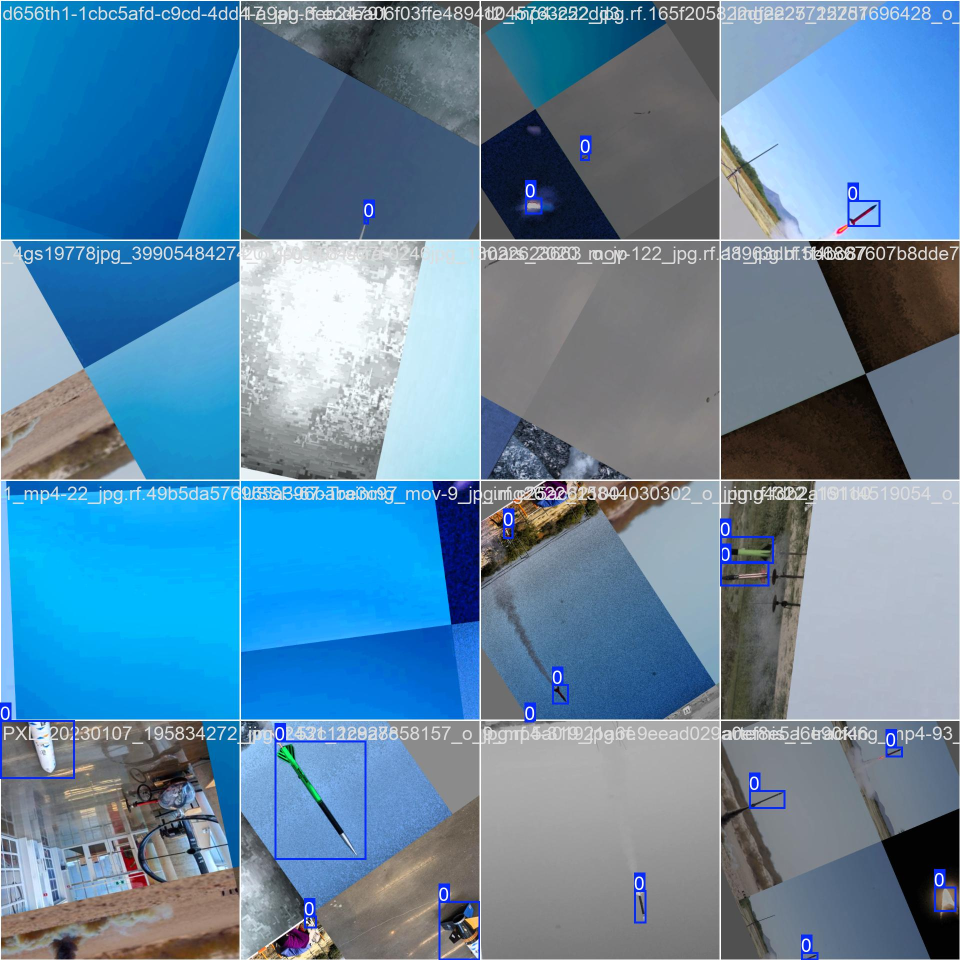
#> input picture src/cv/test_files/yolov12_kfold/exp_fold1/train_batch0.jpg, 1920 x 1920 px (shown at 1/2 size)
$ python -i froggy.py   (imports and definitions only)
#> lines starting #> are read from the running program, lines starting #| are printed output that depends on the picture
import os
from pathlib import Path
import cv2
import numpy as np
from time import time

IN_DIR  = Path(r"C:\Personal-Project\vision-guided-tracker\src\cv\data\alot_of_things")
OUT_DIR = Path(r"C:\Personal-Project\vision-guided-tracker\src\cv\runs\motion")
STABILIZE = False  # set True for moving camera compensation

def ensure_parent(p: Path):
    p.parent.mkdir(parents=True, exist_ok=True)

def stabilize(prev, curr):
    prev_g = cv2.cvtColor(prev, cv2.COLOR_BGR2GRAY)
    curr_g = cv2.cvtColor(curr, cv2.COLOR_BGR2GRAY)
    p0 = cv2.goodFeaturesToTrack(prev_g, 500, 0.01, 8)
    if p0 is None:
        return curr
    p1, st, _ = cv2.calcOpticalFlowPyrLK(prev_g, curr_g, p0, None)
    if p1 is None or st is None:
        return curr
    good_prev, good_curr = p0[st==1], p1[st==1]
    if len(good_prev) < 10:
        return curr
    M, _ = cv2.estimateAffine2D(good_curr, good_prev, method=cv2.RANSAC, ransacReprojThreshold=3)
    return cv2.warpAffine(curr, M, (curr.shape[1], curr.shape[0])) if M is not None else curr

def process_video(src: Path, dst: Path, stabilize_flag: bool = False):
    print(f"[START] {src}")
    cap = cv2.VideoCapture(str(src))
    if not cap.isOpened():
        print(f"[SKIP] Cannot open: {src}")
        return

    w = int(cap.get(cv2.CAP_PROP_FRAME_WIDTH))
    h = int(cap.get(cv2.CAP_PROP_FRAME_HEIGHT))
    fps = cap.get(cv2.CAP_PROP_FPS) or 30
    fourcc = cv2.VideoWriter_fourcc(*"mp4v")
    ensure_parent(dst)
    out = cv2.VideoWriter(str(dst), fourcc, fps, (w, h))

    fgbg = cv2.createBackgroundSubtractorMOG2(history=500, varThreshold=16, detectShadows=True)

    prev = None
    n_frames, t0 = 0, time()
    while True:
        ok, frame = cap.read()
        if not ok:
            break

        if stabilize_flag:
            if prev is None:
                prev = frame.copy()
            frame_stab = stabilize(prev, frame)
            prev = frame_stab
            feed = frame_stab
        else:
            feed = frame

        fg = fgbg.apply(feed)                         # moving=255, shadows ~127
        _, fg = cv2.threshold(fg, 200, 255, cv2.THRESH_BINARY)  # remove shadows
        fg = cv2.morphologyEx(fg, cv2.MORPH_OPEN, np.ones((3,3), np.uint8))
        fg = cv2.morphologyEx(fg, cv2.MORPH_DILATE, np.ones((3,3), np.uint8), iterations=1)

        overlay = frame.copy()
        overlay[fg > 0] = (0, 255, 0)                 # highlight moving pixels
        out.write(overlay)

        n_frames += 1
        if n_frames % 300 == 0:
            elapsed = time() - t0
            print(f"  processed {n_frames} frames ({n_frames/elapsed:.1f} FPS)")

    cap.release(); out.release()
    dur = time() - t0
    print(f"[DONE]  {src.name} → {dst} | frames={n_frames}, avgFPS={n_frames/max(dur,1e-6):.1f}")

def main():
    # mirror structure under OUT_DIR
    mp4s = []
    for root, _, files in os.walk(IN_DIR):
        for f in files:
            if f.lower().endswith(".mp4"):
                src = Path(root) / f
                rel = src.relative_to(IN_DIR)
                dst = OUT_DIR / rel.with_suffix(".mp4")
                mp4s.append((src, dst))

    if not mp4s:
        print(f"No .mp4 files found under: {IN_DIR}")
        return

    print(f"Found {len(mp4s)} video(s). Output root: {OUT_DIR}")
    for src, dst in mp4s:
        process_video(src, dst, stabilize_flag=STABILIZE)

# [2 lines not run here, left out]

>>> import cv2
>>> picture = cv2.imread('../../test_files/yolov12_kfold/exp_fold1/train_batch0.jpg', cv2.IMREAD_GRAYSCALE)
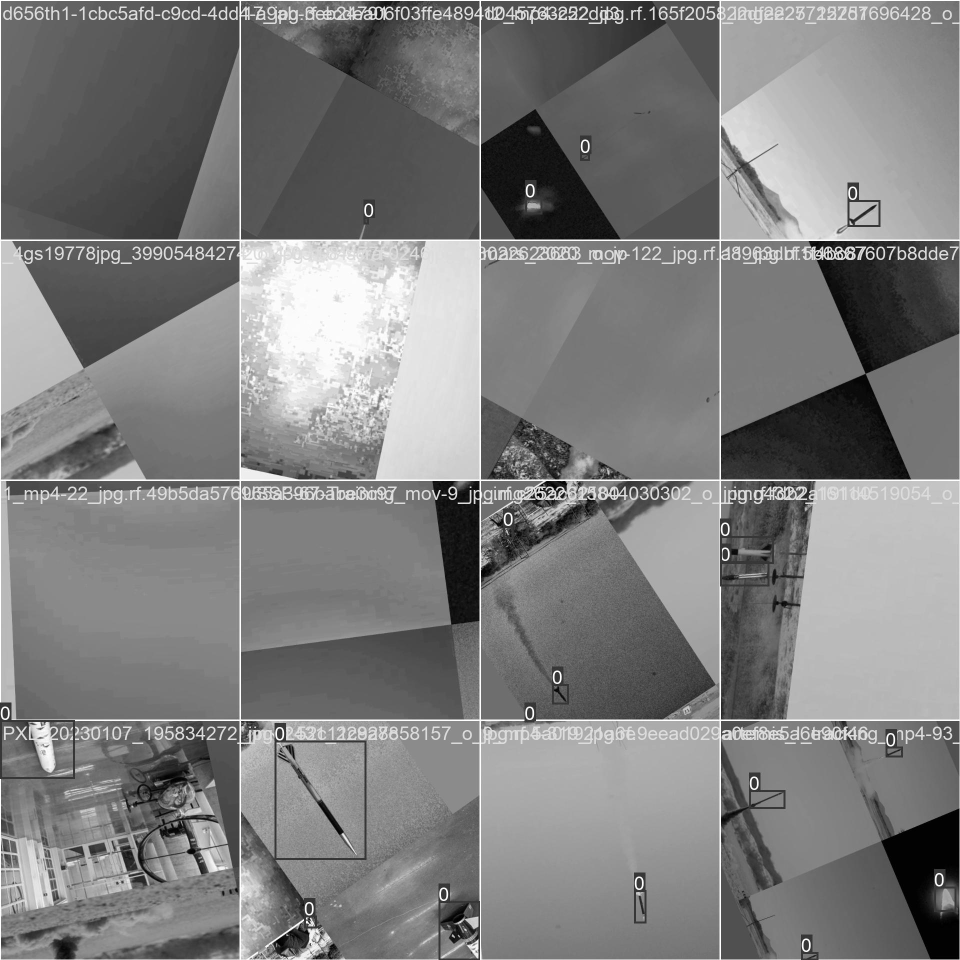
#> picture: shape (1920, 1920) (shown at 1/2 size); min 0, max 255, mean 125.8
>>> result = process_video(picture, 'out.png')
#> (printed output is left out)
#> in process_video, `w = int(cap.get(cv2.CAP_PROP_FRAME_WIDTH))`: w = 1920
#> in process_video, `fps = cap.get(cv2.CAP_PROP_FPS) or 30`: fps = 30
#> (the run stopped early here; a loop or call above may not have finished)
